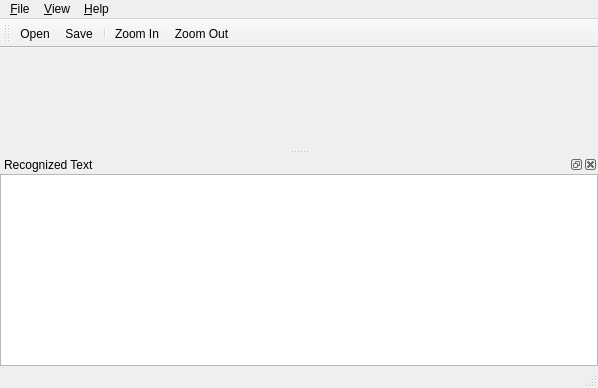
<?xml version="1.0" encoding="UTF-8"?>
<ui version="4.0">
 <author>Diego Iastrubni &lt;elcuco@kde.org&gt;</author>
 <class>qhocrMainWindow</class>
 <widget class="QMainWindow" name="qhocrMainWindow">
  <property name="geometry">
   <rect>
    <x>0</x>
    <y>0</y>
    <width>598</width>
    <height>388</height>
   </rect>
  </property>
  <property name="windowTitle">
   <string>MainWindow</string>
  </property>
  <widget class="QWidget" name="centralwidget">
   <layout class="QVBoxLayout">
    <property name="spacing">
     <number>0</number>
    </property>
    <property name="leftMargin">
     <number>0</number>
    </property>
    <property name="topMargin">
     <number>0</number>
    </property>
    <property name="rightMargin">
     <number>0</number>
    </property>
    <property name="bottomMargin">
     <number>0</number>
    </property>
   </layout>
  </widget>
  <widget class="QMenuBar" name="menubar">
   <property name="geometry">
    <rect>
     <x>0</x>
     <y>0</y>
     <width>598</width>
     <height>21</height>
    </rect>
   </property>
   <widget class="QMenu" name="menu_FIle">
    <property name="title">
     <string>&amp;File</string>
    </property>
    <addaction name="action_Open"/>
    <addaction name="action_Save"/>
    <addaction name="separator"/>
    <addaction name="actionHOCR_Preferences"/>
    <addaction name="separator"/>
    <addaction name="action_Quit"/>
   </widget>
   <widget class="QMenu" name="menu_Help">
    <property name="title">
     <string>&amp;Help</string>
    </property>
    <addaction name="actionAbout"/>
    <addaction name="actionAboutQt"/>
   </widget>
   <widget class="QMenu" name="menu_View">
    <property name="title">
     <string>&amp;View</string>
    </property>
    <addaction name="actionZoomIn"/>
    <addaction name="actionZoomOut"/>
    <addaction name="actionZoomNormal"/>
    <addaction name="separator"/>
    <addaction name="actionBestFit"/>
   </widget>
   <addaction name="menu_FIle"/>
   <addaction name="menu_View"/>
   <addaction name="menu_Help"/>
  </widget>
  <widget class="QStatusBar" name="statusbar"/>
  <widget class="QDockWidget" name="dockWidget">
   <property name="windowTitle">
    <string>Recognized Text</string>
   </property>
   <attribute name="dockWidgetArea">
    <number>8</number>
   </attribute>
   <widget class="QWidget" name="dockWidgetContents">
    <layout class="QVBoxLayout">
     <property name="spacing">
      <number>0</number>
     </property>
     <property name="leftMargin">
      <number>0</number>
     </property>
     <property name="topMargin">
      <number>0</number>
     </property>
     <property name="rightMargin">
      <number>0</number>
     </property>
     <property name="bottomMargin">
      <number>0</number>
     </property>
     <item>
      <widget class="QTextEdit" name="scannedText">
       <property name="layoutDirection">
        <enum>Qt::RightToLeft</enum>
       </property>
       <property name="readOnly">
        <bool>true</bool>
       </property>
       <property name="tabStopWidth">
        <number>80</number>
       </property>
       <property name="acceptRichText">
        <bool>false</bool>
       </property>
      </widget>
     </item>
    </layout>
   </widget>
  </widget>
  <widget class="QToolBar" name="toolBar">
   <property name="enabled">
    <bool>true</bool>
   </property>
   <property name="windowTitle">
    <string>toolBar</string>
   </property>
   <attribute name="toolBarArea">
    <enum>TopToolBarArea</enum>
   </attribute>
   <attribute name="toolBarBreak">
    <bool>false</bool>
   </attribute>
   <addaction name="action_Open"/>
   <addaction name="action_Save"/>
   <addaction name="separator"/>
   <addaction name="actionZoomIn"/>
   <addaction name="actionZoomOut"/>
  </widget>
  <action name="action_Open">
   <property name="enabled">
    <bool>true</bool>
   </property>
   <property name="icon">
    <iconset theme="action_open" resource="qhocr.qrc">
     <normaloff>:/images/open.png</normaloff>:/images/open.png</iconset>
   </property>
   <property name="text">
    <string>&amp;Open...</string>
   </property>
   <property name="shortcut">
    <string>Ctrl+O</string>
   </property>
  </action>
  <action name="action_Save">
   <property name="icon">
    <iconset resource="qhocr.qrc">
     <normaloff>:/images/save.png</normaloff>:/images/save.png</iconset>
   </property>
   <property name="text">
    <string>&amp;Save...</string>
   </property>
   <property name="shortcut">
    <string>S</string>
   </property>
  </action>
  <action name="actionHOCR_Preferences">
   <property name="text">
    <string>&amp;hebOCR Preferences</string>
   </property>
   <property name="shortcut">
    <string>Ctrl+H</string>
   </property>
  </action>
  <action name="action_Quit">
   <property name="text">
    <string>&amp;Quit</string>
   </property>
   <property name="shortcut">
    <string>Ctrl+Q</string>
   </property>
  </action>
  <action name="actionZoomIn">
   <property name="icon">
    <iconset resource="qhocr.qrc">
     <normaloff>:/images/zoomin.png</normaloff>:/images/zoomin.png</iconset>
   </property>
   <property name="text">
    <string>Zoom &amp;In</string>
   </property>
   <property name="shortcut">
    <string>Ctrl+=, Ctrl+Shift++</string>
   </property>
  </action>
  <action name="actionZoomOut">
   <property name="icon">
    <iconset resource="qhocr.qrc">
     <normaloff>:/images/zoomout.png</normaloff>:/images/zoomout.png</iconset>
   </property>
   <property name="text">
    <string>Zoom &amp;Out</string>
   </property>
   <property name="shortcut">
    <string>Ctrl+-</string>
   </property>
  </action>
  <action name="actionZoomNormal">
   <property name="text">
    <string>&amp;1:1</string>
   </property>
   <property name="shortcut">
    <string>Ctrl+=</string>
   </property>
  </action>
  <action name="actionBestFit">
   <property name="text">
    <string>&amp;Best fit</string>
   </property>
   <property name="shortcut">
    <string>Ctrl+A</string>
   </property>
  </action>
  <action name="actionAbout">
   <property name="text">
    <string>&amp;About</string>
   </property>
  </action>
  <action name="actionAboutQt">
   <property name="text">
    <string>About &amp;Qt</string>
   </property>
  </action>
 </widget>
 <layoutdefault spacing="0" margin="0"/>
 <resources>
  <include location="qhocr.qrc"/>
 </resources>
 <connections/>
 <designerdata>
  <property name="gridDeltaX">
   <number>10</number>
  </property>
  <property name="gridDeltaY">
   <number>10</number>
  </property>
  <property name="gridSnapX">
   <bool>true</bool>
  </property>
  <property name="gridSnapY">
   <bool>true</bool>
  </property>
  <property name="gridVisible">
   <bool>true</bool>
  </property>
 </designerdata>
</ui>
